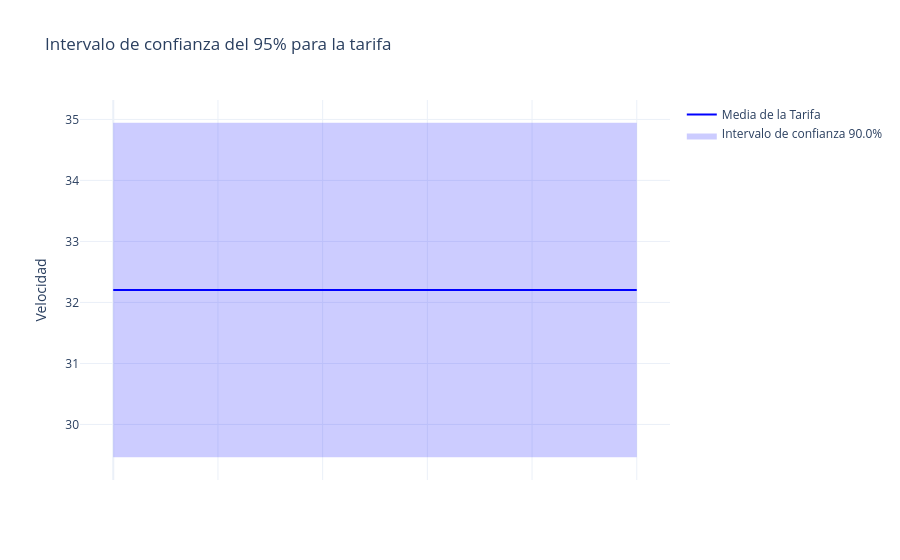

Notebook source saved alongside this figure:
### Code cell
# Crear la figura
fig = go.Figure()

# Línea de la media
fig.add_trace(go.Scatter(
    x=[0, 1],  # Eje X fijo solo para mostrar el intervalo
    y=[mean_fare, mean_fare],
    mode='lines',
    name='Media de la Tarifa',
    line=dict(color='blue')
))

# Banda del intervalo
fig.add_trace(go.Scatter(
    x=[0, 0, 1, 1],
    y=[ci[0], ci[1], ci[1], ci[0]],
    fill='toself',
    fillcolor='rgba(0, 0, 255, 0.2)',
    line=dict(color='rgba(255,255,255,0)'),
    name=f'Intervalo de confianza {confidence_level*100}%'
))

fig.update_layout(
    title="Intervalo de confianza del 95% para la tarifa",
    xaxis=dict(showticklabels=False),
    yaxis_title="Velocidad",
    template='plotly_white'
)

fig.show()

### Figure 1 — Plotly figure (JSON) as saved in the notebook; plotly's stock layout.template omitted (floating-point values rounded to 4 significant figures)
{"data": [{"line": {"color": "blue"}, "mode": "lines", "name": "Media de la Tarifa", "type": "scatter", "x": [0, 1], "y": [32.2, 32.2]}, {"fill": "toself", "fillcolor": "rgba(0, 0, 255, 0.2)", "line": {"color": "rgba(255,255,255,0)"}, "name": "Intervalo de confianza 90.0%", "type": "scatter", "x": [0, 0, 1, 1], "y": [29.46, 34.95, 34.95, 29.46]}], "layout": {"title": {"text": "Intervalo de confianza del 95% para la tarifa"}, "xaxis": {"showticklabels": false}, "yaxis": {"title": {"text": "Velocidad"}}}}
